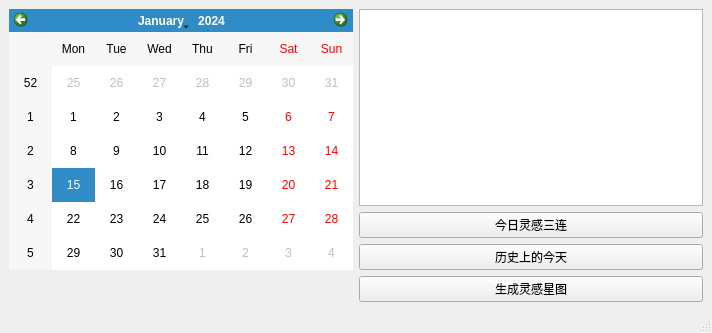
<?xml version="1.0" encoding="UTF-8"?>
<ui version="4.0">
 <class>MainWindow</class>
 <widget class="QMainWindow" name="MainWindow">
  <property name="geometry">
   <rect>
    <x>0</x>
    <y>0</y>
    <width>712</width>
    <height>333</height>
   </rect>
  </property>
  <property name="windowTitle">
   <string>MainWindow</string>
  </property>
  <widget class="QWidget" name="centralwidget">
   <layout class="QGridLayout" name="gridLayout">
    <item row="0" column="0" rowspan="3">
     <widget class="QCalendarWidget" name="calendarWidget"/>
    </item>
    <item row="3" column="1">
     <widget class="QPushButton" name="btnExportStarMap">
      <property name="text">
       <string>生成灵感星图</string>
      </property>
     </widget>
    </item>
    <item row="2" column="1">
     <widget class="QPushButton" name="btnHistoryEvent">
      <property name="text">
       <string>历史上的今天</string>
      </property>
     </widget>
    </item>
    <item row="0" column="1">
     <widget class="QTextEdit" name="textEdit"/>
    </item>
    <item row="1" column="1">
     <widget class="QPushButton" name="pushButton">
      <property name="text">
       <string>今日灵感三连</string>
      </property>
     </widget>
    </item>
   </layout>
  </widget>
  <widget class="QMenuBar" name="menubar">
   <property name="geometry">
    <rect>
     <x>0</x>
     <y>0</y>
     <width>712</width>
     <height>22</height>
    </rect>
   </property>
  </widget>
  <widget class="QStatusBar" name="statusbar"/>
 </widget>
 <resources/>
 <connections/>
</ui>
